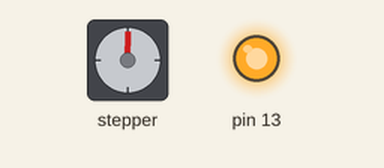
Simulated run of this sketch. Board: Arduino Uno, built with avr-gcc and run on an emulated ATmega328P. Shown: stepper motor, output pins drawn as LEDs (lit = HIGH). Stepper angles assume 2048 steps per turn.

Above: at 0.05 s.
At 1.8 s:
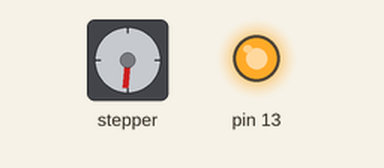
At 3.55 s:
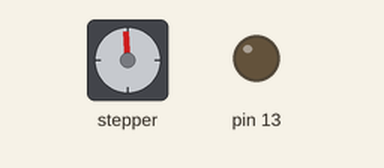
At 7.0 s:
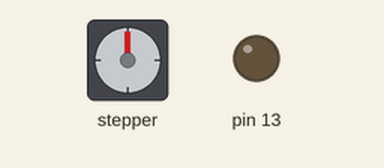
Timing chart, 0 to 9.2 s (numbered marks = the images above):
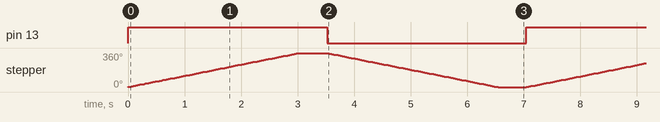

Measured:
- by itself, pin 13: alternates HIGH for 3.5 s and LOW for 3.5 s
- by itself, stepper: turns 360° clockwise in 3.0 s, then 360° counter-clockwise in 3.0 s, repeating every 7.0 s

The sketch:

Stepper_Motor.ino
```cpp
/*
 Stepper Motor Control 28BYJ-48- one revolution

This program drives a unipolar or bipolar stepper motor.
 The motor is attached to digital pins 8 - 11 of the Arduino.

The motor should revolve one revolution in one direction, then
 one revolution in the other direction.

Jorge De León Rivas. February 2016
 paletosdelaelectronica.wordpress.com

*/

#include <Stepper.h>

const int stepsPerRevolution = 2048; // change this to fit the number of steps per revolution
// for your motor

// initialize the stepper library on pins 8 through 11:
Stepper myStepper(stepsPerRevolution, 8, 10, 9, 11);  //IN1,IN2,IN3,IN4

void setup() {
 pinMode(13, OUTPUT);
 // set the speed at 2 rpm:
 myStepper.setSpeed(20);
}

void loop() {
 // step one revolution in one direction:
 digitalWrite(13, HIGH);
 myStepper.step(stepsPerRevolution);
 delay(500);

// step one revolution in the other direction:
 digitalWrite(13, LOW);
 myStepper.step(-stepsPerRevolution);
 delay(500);
}
```
